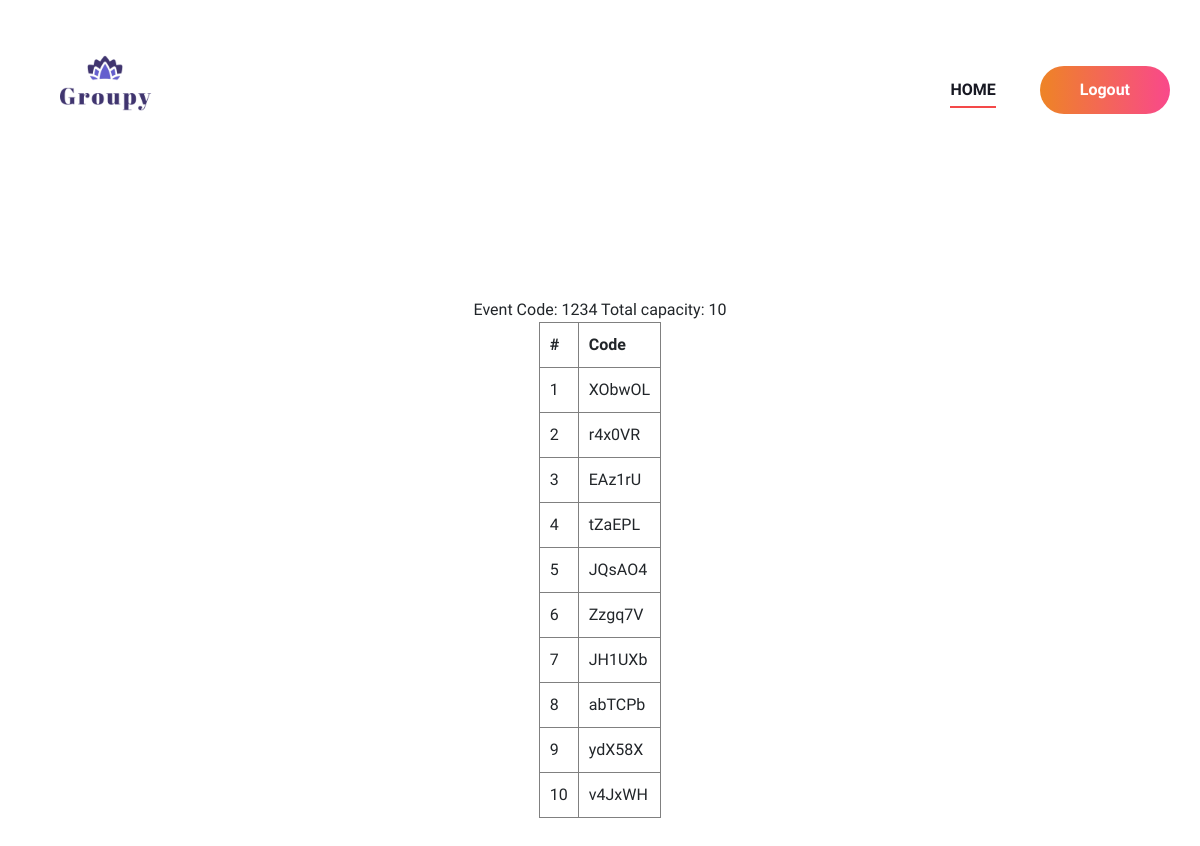
The app's page /Org/viewcode/18 with its own data.
### Organizer/models.py (models this page shows)
class Event(models.Model):
    code=models.CharField(max_length=50,unique=True)
    rooms=models.IntegerField()
    org=models.ForeignKey("Guest.organiser",on_delete=models.CASCADE)
    status=models.IntegerField(default=0)
    tot_capacity=models.IntegerField(null=True)
    is_private = models.BooleanField(default=False)

class PrivateCodes(models.Model):
    event=models.ForeignKey(Event,on_delete=models.CASCADE)
    code=models.CharField(max_length=50,unique=True)
    status=models.BooleanField(default=False)

### Organizer/views.py (the view)
# urls.py: path('viewcode/<int:pk>', views.view_code,name="view_code"),
def view_code(request,pk):
    event = Event.objects.get(id=int(pk))
    data=PrivateCodes.objects.filter(event=pk)
    return render(request,"Organizer/viewcode.html",{'data':data,'event':event})

### Organizer/templates/Organizer/viewcode.html (shortened to what this page needs)
{% extends 'Organizer/Head.html'%}
{% load static %}
{% block content %}
<br><br><br><br>
<!DOCTYPE html>
<html lang="en">
<head>
</head>
<body>
    <form action="" method="post">
        <div class="col-md-12 text-center">
            <span>Event Code: {{event.code}} </span>
            <span>Total capacity: {{event.tot_capacity}}</span>
        </div>
        <table border="1" align="center" cellpadding="10">
            <tr>
                <th>#</th>
                <th>Code</th>
            </tr>
            {% for i in data %}
            <tr>
                <td>{{ forloop.counter }}</td>
                <td>{{ i.code }}</td>
            </tr>
            {% endfor %}
        </table>
    </form>
</body>
</html>
<br><br><br><br><br><br><br><br><br><br><br><br><br><br><br><br><br><br><br><br><br>
{% endblock content %}

### Guest/static/Main/css/style.css (style rules this page uses)
html, body { height: 100%; font-family: "Work Sans", sans-serif; -webkit-font-smoothing: antialiased; font-smoothing: antialiased; }

### records on screen
Event: code "1234", tot_capacity "10"
PrivateCodes: code "XObwOL"
PrivateCodes: code "r4x0VR"
PrivateCodes: code "EAz1rU"
PrivateCodes: code "tZaEPL"
PrivateCodes: code "JQsAO4"
PrivateCodes: code "Zzgq7V"
PrivateCodes: code "JH1UXb"
PrivateCodes: code "abTCPb"
PrivateCodes: code "ydX58X"
PrivateCodes: code "v4JxWH"
